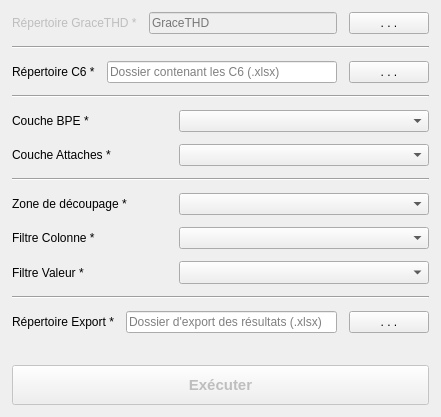
     <widget class="QWidget" name="tab_police_c6">
      <attribute name="title">
       <string>4. POLICE C6</string>
      </attribute>
      <layout class="QVBoxLayout" name="verticalLayout_c6police">
       <property name="spacing">
        <number>12</number>
       </property>
       <property name="leftMargin">
        <number>12</number>
       </property>
       <property name="topMargin">
        <number>12</number>
       </property>
       <property name="rightMargin">
        <number>12</number>
       </property>
       <property name="bottomMargin">
        <number>12</number>
       </property>
       <item>
        <layout class="QHBoxLayout" name="horizontalLayout_8">
         <item>
          <!-- GraceTHD - SUPPRIMÉ (utilise fddcpi2 maintenant) -->
          <widget class="QLabel" name="repertoireGTHD">
           <property name="visible">
            <bool>false</bool>
           </property>
           <property name="enabled">
            <bool>false</bool>
           </property>
           <property name="sizePolicy">
            <sizepolicy hsizetype="Fixed" vsizetype="Fixed">
             <horstretch>0</horstretch>
             <verstretch>0</verstretch>
            </sizepolicy>
           </property>
           <property name="text">
            <string>Répertoire GraceTHD *</string>
           </property>
          </widget>
         </item>
         <item>
          <widget class="QLineEdit" name="c6LienCheminGraceThd">
           <property name="visible">
            <bool>false</bool>
           </property>
           <property name="enabled">
            <bool>false</bool>
           </property>
           <property name="sizePolicy">
            <sizepolicy hsizetype="Expanding" vsizetype="Fixed">
             <horstretch>0</horstretch>
             <verstretch>0</verstretch>
            </sizepolicy>
           </property>
           <property name="placeholderText">
            <string>GraceTHD</string>
           </property>
          </widget>
         </item>
         <item>
          <widget class="QPushButton" name="boutonCheminGraceThd">
           <property name="visible">
            <bool>false</bool>
           </property>
           <property name="sizePolicy">
            <sizepolicy hsizetype="Fixed" vsizetype="Fixed">
             <horstretch>0</horstretch>
             <verstretch>0</verstretch>
            </sizepolicy>
           </property>
           <property name="text">
            <string>. . .</string>
           </property>
          </widget>
         </item>
        </layout>
       </item>
       <item>
        <widget class="Line" name="line_8">
         <property name="orientation">
          <enum>Qt::Horizontal</enum>
         </property>
        </widget>
       </item>
       <item>
        <layout class="QHBoxLayout" name="horizontalLayout_1">
         <item>
          <widget class="QLabel" name="label_1">
           <property name="enabled">
            <bool>true</bool>
           </property>
           <property name="sizePolicy">
            <sizepolicy hsizetype="Fixed" vsizetype="Fixed">
             <horstretch>0</horstretch>
             <verstretch>0</verstretch>
            </sizepolicy>
           </property>
           <property name="text">
            <string>Répertoire C6 *</string>
           </property>
          </widget>
         </item>
         <item>
          <widget class="QLineEdit" name="C6LienCheminImportFichier">
           <property name="enabled">
            <bool>true</bool>
           </property>
           <property name="sizePolicy">
            <sizepolicy hsizetype="Expanding" vsizetype="Fixed">
             <horstretch>0</horstretch>
             <verstretch>0</verstretch>
            </sizepolicy>
           </property>
           <property name="placeholderText">
            <string>Dossier contenant les C6 (.xlsx)</string>
           </property>
          </widget>
         </item>
         <item>
          <widget class="QPushButton" name="c6BoutonCheminImport">
           <property name="sizePolicy">
            <sizepolicy hsizetype="Fixed" vsizetype="Fixed">
             <horstretch>0</horstretch>
             <verstretch>0</verstretch>
            </sizepolicy>
           </property>
           <property name="text">
            <string>. . .</string>
           </property>
          </widget>
         </item>
        </layout>
       </item>
       <item>
        <widget class="Line" name="line_11">
         <property name="orientation">
          <enum>Qt::Horizontal</enum>
         </property>
        </widget>
       </item>
       <item>
        <layout class="QHBoxLayout" name="horizontalLayout_35">
         <item>
          <!-- BPE MASQUÉ - fddcpi2 interroge directement la BD -->
          <widget class="QLabel" name="label_24">
           <property name="visible">
            <bool>false</bool>
           </property>
           <property name="text">
            <string>Couche BPE *</string>
           </property>
          </widget>
         </item>
         <item>
          <spacer name="horizontalSpacer_56">
           <property name="orientation">
            <enum>Qt::Horizontal</enum>
           </property>
           <property name="sizeHint" stdset="0">
            <size>
             <width>40</width>
             <height>20</height>
            </size>
           </property>
          </spacer>
         </item>
         <item>
          <widget class="QComboBox" name="c6ComboBoxCoucheBpe">
           <property name="visible">
            <bool>false</bool>
           </property>
           <property name="minimumSize">
            <size>
             <width>250</width>
             <height>0</height>
            </size>
           </property>
           <item>
            <property name="text">
             <string/>
            </property>
           </item>
          </widget>
         </item>
        </layout>
       </item>
       <item>
        <layout class="QHBoxLayout" name="horizontalLayout_36">
         <item>
          <!-- ATTACHES MASQUÉ - fddcpi2 n'utilise plus cette couche -->
          <widget class="QLabel" name="label_25">
           <property name="visible">
            <bool>false</bool>
           </property>
           <property name="text">
            <string>Couche Attaches *</string>
           </property>
          </widget>
         </item>
         <item>
          <spacer name="horizontalSpacer_57">
           <property name="orientation">
            <enum>Qt::Horizontal</enum>
           </property>
           <property name="sizeHint" stdset="0">
            <size>
             <width>40</width>
             <height>20</height>
            </size>
           </property>
          </spacer>
         </item>
         <item>
          <widget class="QComboBox" name="c6ComboBoxCoucheAttaches">
           <property name="visible">
            <bool>false</bool>
           </property>
           <property name="minimumSize">
            <size>
             <width>250</width>
             <height>0</height>
            </size>
           </property>
           <item>
            <property name="text">
             <string/>
            </property>
           </item>
          </widget>
         </item>
        </layout>
       </item>
       <item>
        <widget class="Line" name="line_33">
         <property name="orientation">
          <enum>Qt::Horizontal</enum>
         </property>
        </widget>
       </item>
       <item>
        <layout class="QHBoxLayout" name="horizontalLayout_4">
         <item>
          <widget class="QLabel" name="label_10">
           <property name="text">
            <string>Zone de découpage *</string>
           </property>
          </widget>
         </item>
         <item>
          <spacer name="horizontalSpacer_23">
           <property name="orientation">
            <enum>Qt::Horizontal</enum>
           </property>
           <property name="sizeHint" stdset="0">
            <size>
             <width>40</width>
             <height>20</height>
            </size>
           </property>
          </spacer>
         </item>
         <item>
          <widget class="QComboBox" name="c6ComboBoxCoucheEtudes">
           <property name="minimumSize">
            <size>
             <width>250</width>
             <height>0</height>
            </size>
           </property>
           <item>
            <property name="text">
             <string/>
            </property>
           </item>
          </widget>
         </item>
        </layout>
       </item>
       <item>
        <layout class="QHBoxLayout" name="horizontalLayout_12">
         <item>
          <widget class="QLabel" name="label_11">
           <property name="text">
            <string>Filtre Colonne *</string>
           </property>
          </widget>
         </item>
         <item>
          <spacer name="horizontalSpacer_24">
           <property name="orientation">
            <enum>Qt::Horizontal</enum>
           </property>
           <property name="sizeHint" stdset="0">
            <size>
             <width>40</width>
             <height>20</height>
            </size>
           </property>
          </spacer>
         </item>
         <item>
          <widget class="QComboBox" name="c6comboBoxColonneDecoupage">
           <property name="minimumSize">
            <size>
             <width>250</width>
             <height>0</height>
            </size>
           </property>
          </widget>
         </item>
        </layout>
       </item>
       <item>
        <layout class="QHBoxLayout" name="horizontalLayout_5">
         <item>
          <widget class="QLabel" name="label_12">
           <property name="visible">
            <bool>false</bool>
           </property>
           <property name="text">
            <string>Filtre Valeur *</string>
           </property>
          </widget>
         </item>
         <item>
          <spacer name="horizontalSpacer_25">
           <property name="orientation">
            <enum>Qt::Horizontal</enum>
           </property>
           <property name="sizeHint" stdset="0">
            <size>
             <width>40</width>
             <height>20</height>
            </size>
           </property>
          </spacer>
         </item>
         <item>
          <widget class="QComboBox" name="c6ComboBoxValeur">
           <property name="visible">
            <bool>false</bool>
           </property>
           <property name="enabled">
            <bool>true</bool>
           </property>
           <property name="minimumSize">
            <size>
             <width>250</width>
             <height>0</height>
            </size>
           </property>
           <property name="font">
            <font>
             <pointsize>10</pointsize>
             <weight>75</weight>
             <bold>true</bold>
            </font>
           </property>
           <property name="currentIndex">
            <number>-1</number>
           </property>
          </widget>
         </item>
        </layout>
       </item>
       <item>
        <widget class="Line" name="line_c6_export">
         <property name="orientation">
          <enum>Qt::Horizontal</enum>
         </property>
        </widget>
       </item>
       <item>
        <layout class="QHBoxLayout" name="horizontalLayout_c6_export">
         <item>
          <widget class="QLabel" name="label_c6_export">
           <property name="enabled">
            <bool>true</bool>
           </property>
           <property name="sizePolicy">
            <sizepolicy hsizetype="Fixed" vsizetype="Fixed">
             <horstretch>0</horstretch>
             <verstretch>0</verstretch>
            </sizepolicy>
           </property>
           <property name="text">
            <string>Répertoire Export *</string>
           </property>
          </widget>
         </item>
         <item>
          <widget class="QLineEdit" name="c6LienCheminExport">
           <property name="enabled">
            <bool>true</bool>
           </property>
           <property name="sizePolicy">
            <sizepolicy hsizetype="Expanding" vsizetype="Fixed">
             <horstretch>0</horstretch>
             <verstretch>0</verstretch>
            </sizepolicy>
           </property>
           <property name="placeholderText">
            <string>Dossier d'export des résultats (.xlsx)</string>
           </property>
          </widget>
         </item>
         <item>
          <widget class="QPushButton" name="c6BoutonCheminExport">
           <property name="sizePolicy">
            <sizepolicy hsizetype="Fixed" vsizetype="Fixed">
             <horstretch>0</horstretch>
             <verstretch>0</verstretch>
            </sizepolicy>
           </property>
           <property name="text">
            <string>. . .</string>
           </property>
          </widget>
         </item>
        </layout>
       </item>
       <item>
        <spacer name="verticalSpacer_c6">
         <property name="orientation">
          <enum>Qt::Vertical</enum>
         </property>
         <property name="sizeHint" stdset="0">
          <size>
           <width>20</width>
           <height>20</height>
          </size>
         </property>
        </spacer>
       </item>
       <item>
        <widget class="QPushButton" name="c6Lanceur">
         <property name="enabled">
          <bool>false</bool>
         </property>
         <property name="minimumSize">
          <size>
           <width>0</width>
           <height>40</height>
          </size>
         </property>
         <property name="font">
          <font>
           <pointsize>11</pointsize>
           <weight>75</weight>
           <bold>true</bold>
          </font>
         </property>
         <property name="cursor">
          <cursorShape>PointingHandCursor</cursorShape>
         </property>
         <property name="text">
          <string>Exécuter</string>
         </property>
        </widget>
       </item>
      </layout>
     </widget>
